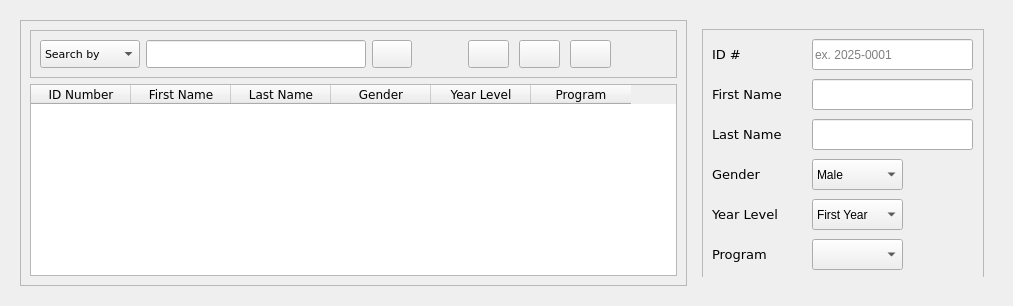
         <widget class="QWidget" name="studentPage">
          <layout class="QVBoxLayout" name="verticalLayout_5">
           <item>
            <widget class="QWidget" name="widget_7" native="true">
             <property name="sizePolicy">
              <sizepolicy hsizetype="Preferred" vsizetype="Preferred">
               <horstretch>0</horstretch>
               <verstretch>12</verstretch>
              </sizepolicy>
             </property>
             <layout class="QHBoxLayout" name="horizontalLayout_10">
              <item>
               <widget class="QFrame" name="frame_7">
                <property name="sizePolicy">
                 <sizepolicy hsizetype="Maximum" vsizetype="Preferred">
                  <horstretch>0</horstretch>
                  <verstretch>12</verstretch>
                 </sizepolicy>
                </property>
                <property name="frameShape">
                 <enum>QFrame::StyledPanel</enum>
                </property>
                <property name="frameShadow">
                 <enum>QFrame::Raised</enum>
                </property>
                <layout class="QVBoxLayout" name="verticalLayout_17">
                 <item>
                  <widget class="QFrame" name="frame_5">
                   <property name="sizePolicy">
                    <sizepolicy hsizetype="Preferred" vsizetype="Preferred">
                     <horstretch>0</horstretch>
                     <verstretch>1</verstretch>
                    </sizepolicy>
                   </property>
                   <property name="frameShape">
                    <enum>QFrame::StyledPanel</enum>
                   </property>
                   <property name="frameShadow">
                    <enum>QFrame::Raised</enum>
                   </property>
                   <layout class="QHBoxLayout" name="horizontalLayout_18">
                    <item>
                     <widget class="QComboBox" name="comboBox_29">
                      <property name="sizePolicy">
                       <sizepolicy hsizetype="Fixed" vsizetype="Fixed">
                        <horstretch>0</horstretch>
                        <verstretch>0</verstretch>
                       </sizepolicy>
                      </property>
                      <property name="minimumSize">
                       <size>
                        <width>100</width>
                        <height>28</height>
                       </size>
                      </property>
                      <property name="maximumSize">
                       <size>
                        <width>100</width>
                        <height>28</height>
                       </size>
                      </property>
                      <property name="font">
                       <font>
                        <family>Verdana</family>
                        <pointsize>8</pointsize>
                       </font>
                      </property>
                      <property name="placeholderText">
                       <string/>
                      </property>
                      <item>
                       <property name="text">
                        <string>Search by</string>
                       </property>
                      </item>
                      <item>
                       <property name="text">
                        <string>ID Number</string>
                       </property>
                      </item>
                      <item>
                       <property name="text">
                        <string>First Name</string>
                       </property>
                      </item>
                      <item>
                       <property name="text">
                        <string>Last Name</string>
                       </property>
                      </item>
                      <item>
                       <property name="text">
                        <string>Gender</string>
                       </property>
                      </item>
                      <item>
                       <property name="text">
                        <string>Year Level</string>
                       </property>
                      </item>
                      <item>
                       <property name="text">
                        <string>Program</string>
                       </property>
                      </item>
                     </widget>
                    </item>
                    <item>
                     <layout class="QHBoxLayout" name="horizontalLayout_11">
                      <item>
                       <widget class="QLineEdit" name="lineEdit_19">
                        <property name="sizePolicy">
                         <sizepolicy hsizetype="Fixed" vsizetype="Minimum">
                          <horstretch>0</horstretch>
                          <verstretch>0</verstretch>
                         </sizepolicy>
                        </property>
                        <property name="minimumSize">
                         <size>
                          <width>220</width>
                          <height>0</height>
                         </size>
                        </property>
                        <property name="maximumSize">
                         <size>
                          <width>220</width>
                          <height>16777215</height>
                         </size>
                        </property>
                       </widget>
                      </item>
                      <item>
                       <widget class="QPushButton" name="refreshStudentButton">
                        <property name="sizePolicy">
                         <sizepolicy hsizetype="Minimum" vsizetype="Minimum">
                          <horstretch>0</horstretch>
                          <verstretch>0</verstretch>
                         </sizepolicy>
                        </property>
                        <property name="text">
                         <string/>
                        </property>
                        <property name="icon">
                         <iconset resource="resources.qrc">
                          <normaloff>:/imgs/imgs/refresh_white.png</normaloff>:/imgs/imgs/refresh_white.png</iconset>
                        </property>
                        <property name="iconSize">
                         <size>
                          <width>20</width>
                          <height>20</height>
                         </size>
                        </property>
                       </widget>
                      </item>
                     </layout>
                    </item>
                    <item>
                     <spacer name="horizontalSpacer_11">
                      <property name="orientation">
                       <enum>Qt::Horizontal</enum>
                      </property>
                      <property name="sizeHint" stdset="0">
                       <size>
                        <width>50</width>
                        <height>25</height>
                       </size>
                      </property>
                     </spacer>
                    </item>
                    <item>
                     <layout class="QHBoxLayout" name="horizontalLayout_38">
                      <property name="spacing">
                       <number>10</number>
                      </property>
                      <item>
                       <widget class="QPushButton" name="pushButton_52">
                        <property name="sizePolicy">
                         <sizepolicy hsizetype="Preferred" vsizetype="Minimum">
                          <horstretch>0</horstretch>
                          <verstretch>0</verstretch>
                         </sizepolicy>
                        </property>
                        <property name="font">
                         <font>
                          <family>Verdana</family>
                          <pointsize>9</pointsize>
                         </font>
                        </property>
                        <property name="text">
                         <string/>
                        </property>
                        <property name="icon">
                         <iconset resource="resources.qrc">
                          <normaloff>:/imgs/imgs/add_white.png</normaloff>:/imgs/imgs/add_white.png</iconset>
                        </property>
                        <property name="iconSize">
                         <size>
                          <width>20</width>
                          <height>20</height>
                         </size>
                        </property>
                        <property name="checkable">
                         <bool>true</bool>
                        </property>
                        <property name="autoExclusive">
                         <bool>true</bool>
                        </property>
                       </widget>
                      </item>
                      <item>
                       <widget class="QPushButton" name="pushButton_43">
                        <property name="sizePolicy">
                         <sizepolicy hsizetype="Preferred" vsizetype="Minimum">
                          <horstretch>0</horstretch>
                          <verstretch>0</verstretch>
                         </sizepolicy>
                        </property>
                        <property name="font">
                         <font>
                          <family>Verdana</family>
                          <pointsize>9</pointsize>
                         </font>
                        </property>
                        <property name="text">
                         <string/>
                        </property>
                        <property name="icon">
                         <iconset resource="resources.qrc">
                          <normaloff>:/imgs/imgs/edit_white.png</normaloff>:/imgs/imgs/edit_white.png</iconset>
                        </property>
                        <property name="iconSize">
                         <size>
                          <width>20</width>
                          <height>20</height>
                         </size>
                        </property>
                       </widget>
                      </item>
                      <item>
                       <widget class="QPushButton" name="pushButton_44">
                        <property name="sizePolicy">
                         <sizepolicy hsizetype="Preferred" vsizetype="Minimum">
                          <horstretch>0</horstretch>
                          <verstretch>0</verstretch>
                         </sizepolicy>
                        </property>
                        <property name="font">
                         <font>
                          <family>Verdana</family>
                          <pointsize>9</pointsize>
                         </font>
                        </property>
                        <property name="text">
                         <string/>
                        </property>
                        <property name="icon">
                         <iconset resource="resources.qrc">
                          <normaloff>:/imgs/imgs/delete_white.png</normaloff>:/imgs/imgs/delete_white.png</iconset>
                        </property>
                        <property name="iconSize">
                         <size>
                          <width>20</width>
                          <height>20</height>
                         </size>
                        </property>
                       </widget>
                      </item>
                     </layout>
                    </item>
                    <item>
                     <widget class="QWidget" name="widget_5" native="true">
                      <property name="sizePolicy">
                       <sizepolicy hsizetype="Fixed" vsizetype="Minimum">
                        <horstretch>0</horstretch>
                        <verstretch>0</verstretch>
                       </sizepolicy>
                      </property>
                      <property name="minimumSize">
                       <size>
                        <width>50</width>
                        <height>0</height>
                       </size>
                      </property>
                      <property name="maximumSize">
                       <size>
                        <width>50</width>
                        <height>16777215</height>
                       </size>
                      </property>
                     </widget>
                    </item>
                   </layout>
                  </widget>
                 </item>
                 <item>
                  <widget class="QTableWidget" name="studentTable">
                   <property name="sizePolicy">
                    <sizepolicy hsizetype="Preferred" vsizetype="Preferred">
                     <horstretch>0</horstretch>
                     <verstretch>15</verstretch>
                    </sizepolicy>
                   </property>
                   <property name="focusPolicy">
                    <enum>Qt::NoFocus</enum>
                   </property>
                   <property name="editTriggers">
                    <set>QAbstractItemView::NoEditTriggers</set>
                   </property>
                   <property name="selectionMode">
                    <enum>QAbstractItemView::NoSelection</enum>
                   </property>
                   <property name="selectionBehavior">
                    <enum>QAbstractItemView::SelectItems</enum>
                   </property>
                   <column>
                    <property name="text">
                     <string>ID Number</string>
                    </property>
                    <property name="font">
                     <font>
                      <family>Verdana</family>
                     </font>
                    </property>
                   </column>
                   <column>
                    <property name="text">
                     <string>First Name</string>
                    </property>
                    <property name="font">
                     <font>
                      <family>Verdana</family>
                     </font>
                    </property>
                   </column>
                   <column>
                    <property name="text">
                     <string>Last Name</string>
                    </property>
                    <property name="font">
                     <font>
                      <family>Verdana</family>
                     </font>
                    </property>
                   </column>
                   <column>
                    <property name="text">
                     <string>Gender</string>
                    </property>
                    <property name="font">
                     <font>
                      <family>Verdana</family>
                     </font>
                    </property>
                   </column>
                   <column>
                    <property name="text">
                     <string>Year Level</string>
                    </property>
                    <property name="font">
                     <font>
                      <family>Verdana</family>
                     </font>
                    </property>
                   </column>
                   <column>
                    <property name="text">
                     <string>Program</string>
                    </property>
                    <property name="font">
                     <font>
                      <family>Verdana</family>
                     </font>
                    </property>
                   </column>
                  </widget>
                 </item>
                </layout>
               </widget>
              </item>
              <item>
               <widget class="QWidget" name="widget_10" native="true">
                <property name="sizePolicy">
                 <sizepolicy hsizetype="Preferred" vsizetype="Preferred">
                  <horstretch>4</horstretch>
                  <verstretch>0</verstretch>
                 </sizepolicy>
                </property>
                <property name="minimumSize">
                 <size>
                  <width>300</width>
                  <height>0</height>
                 </size>
                </property>
                <property name="maximumSize">
                 <size>
                  <width>300</width>
                  <height>16777215</height>
                 </size>
                </property>
                <layout class="QVBoxLayout" name="verticalLayout_18">
                 <item>
                  <widget class="QWidget" name="widget_2" native="true">
                   <widget class="QFrame" name="frame_8">
                    <property name="geometry">
                     <rect>
                      <x>0</x>
                      <y>0</y>
                      <width>282</width>
                      <height>291</height>
                     </rect>
                    </property>
                    <property name="sizePolicy">
                     <sizepolicy hsizetype="Preferred" vsizetype="Preferred">
                      <horstretch>2</horstretch>
                      <verstretch>0</verstretch>
                     </sizepolicy>
                    </property>
                    <property name="frameShape">
                     <enum>QFrame::StyledPanel</enum>
                    </property>
                    <property name="frameShadow">
                     <enum>QFrame::Raised</enum>
                    </property>
                    <widget class="QComboBox" name="comboBox_16">
                     <property name="geometry">
                      <rect>
                       <x>110</x>
                       <y>210</y>
                       <width>91</width>
                       <height>31</height>
                      </rect>
                     </property>
                    </widget>
                    <widget class="QComboBox" name="comboBox_17">
                     <property name="geometry">
                      <rect>
                       <x>110</x>
                       <y>170</y>
                       <width>91</width>
                       <height>31</height>
                      </rect>
                     </property>
                     <item>
                      <property name="text">
                       <string>First Year</string>
                      </property>
                     </item>
                     <item>
                      <property name="text">
                       <string>Second Year</string>
                      </property>
                     </item>
                     <item>
                      <property name="text">
                       <string>Third Year</string>
                      </property>
                     </item>
                     <item>
                      <property name="text">
                       <string>Fourth Year</string>
                      </property>
                     </item>
                    </widget>
                    <widget class="QComboBox" name="comboBox_18">
                     <property name="geometry">
                      <rect>
                       <x>110</x>
                       <y>130</y>
                       <width>91</width>
                       <height>31</height>
                      </rect>
                     </property>
                     <item>
                      <property name="text">
                       <string>Male</string>
                      </property>
                     </item>
                     <item>
                      <property name="text">
                       <string>Female</string>
                      </property>
                     </item>
                     <item>
                      <property name="text">
                       <string>Other</string>
                      </property>
                     </item>
                    </widget>
                    <widget class="QLineEdit" name="lineEdit_10">
                     <property name="geometry">
                      <rect>
                       <x>110</x>
                       <y>90</y>
                       <width>161</width>
                       <height>31</height>
                      </rect>
                     </property>
                    </widget>
                    <widget class="QLineEdit" name="lineEdit_11">
                     <property name="geometry">
                      <rect>
                       <x>110</x>
                       <y>50</y>
                       <width>161</width>
                       <height>31</height>
                      </rect>
                     </property>
                     <property name="text">
                      <string/>
                     </property>
                    </widget>
                    <widget class="QLineEdit" name="lineEdit_12">
                     <property name="geometry">
                      <rect>
                       <x>110</x>
                       <y>10</y>
                       <width>161</width>
                       <height>31</height>
                      </rect>
                     </property>
                     <property name="placeholderText">
                      <string>ex. 2025-0001</string>
                     </property>
                    </widget>
                    <widget class="QLabel" name="label_20">
                     <property name="geometry">
                      <rect>
                       <x>10</x>
                       <y>10</y>
                       <width>71</width>
                       <height>31</height>
                      </rect>
                     </property>
                     <property name="font">
                      <font>
                       <family>Verdana</family>
                       <pointsize>10</pointsize>
                      </font>
                     </property>
                     <property name="text">
                      <string>ID #</string>
                     </property>
                    </widget>
                    <widget class="QLabel" name="label_21">
                     <property name="geometry">
                      <rect>
                       <x>10</x>
                       <y>50</y>
                       <width>71</width>
                       <height>31</height>
                      </rect>
                     </property>
                     <property name="font">
                      <font>
                       <family>Verdana</family>
                       <pointsize>10</pointsize>
                      </font>
                     </property>
                     <property name="text">
                      <string>First Name</string>
                     </property>
                    </widget>
                    <widget class="QLabel" name="label_22">
                     <property name="geometry">
                      <rect>
                       <x>10</x>
                       <y>90</y>
                       <width>71</width>
                       <height>31</height>
                      </rect>
                     </property>
                     <property name="font">
                      <font>
                       <family>Verdana</family>
                       <pointsize>10</pointsize>
                      </font>
                     </property>
                     <property name="text">
                      <string>Last Name</string>
                     </property>
                    </widget>
                    <widget class="QLabel" name="label_23">
                     <property name="geometry">
                      <rect>
                       <x>10</x>
                       <y>130</y>
                       <width>71</width>
                       <height>31</height>
                      </rect>
                     </property>
                     <property name="font">
                      <font>
                       <family>Verdana</family>
                       <pointsize>10</pointsize>
                      </font>
                     </property>
                     <property name="text">
                      <string>Gender</string>
                     </property>
                    </widget>
                    <widget class="QLabel" name="label_24">
                     <property name="geometry">
                      <rect>
                       <x>10</x>
                       <y>170</y>
                       <width>71</width>
                       <height>31</height>
                      </rect>
                     </property>
                     <property name="font">
                      <font>
                       <family>Verdana</family>
                       <pointsize>10</pointsize>
                      </font>
                     </property>
                     <property name="text">
                      <string>Year Level</string>
                     </property>
                    </widget>
                    <widget class="QLabel" name="label_25">
                     <property name="geometry">
                      <rect>
                       <x>10</x>
                       <y>210</y>
                       <width>71</width>
                       <height>31</height>
                      </rect>
                     </property>
                     <property name="font">
                      <font>
                       <family>Verdana</family>
                       <pointsize>10</pointsize>
                      </font>
                     </property>
                     <property name="text">
                      <string>Program</string>
                     </property>
                    </widget>
                    <widget class="QPushButton" name="addStudentButton">
                     <property name="geometry">
                      <rect>
                       <x>160</x>
                       <y>250</y>
                       <width>111</width>
                       <height>31</height>
                      </rect>
                     </property>
                     <property name="font">
                      <font>
                       <family>Verdana</family>
                       <pointsize>10</pointsize>
                       <bold>true</bold>
                      </font>
                     </property>
                     <property name="text">
                      <string>Add Student</string>
                     </property>
                    </widget>
                   </widget>
                  </widget>
                 </item>
                </layout>
               </widget>
              </item>
             </layout>
            </widget>
           </item>
          </layout>
         </widget>
